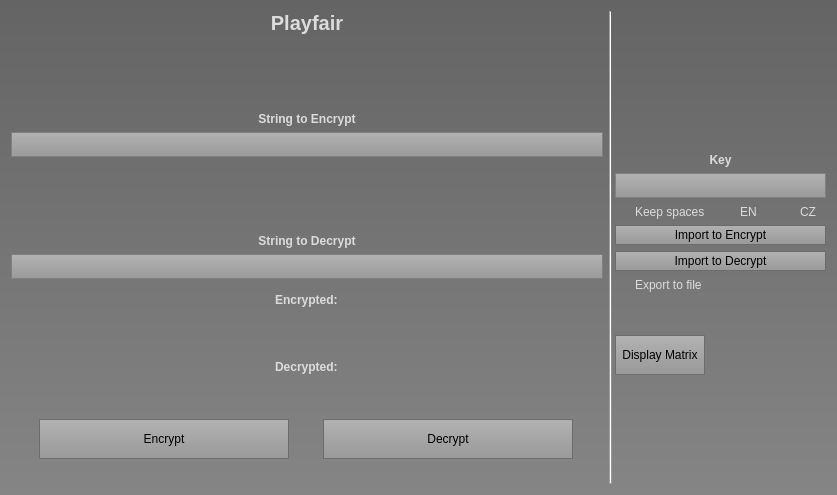
<?xml version="1.0" encoding="UTF-8"?>
<ui version="4.0">
 <class>Form</class>
 <widget class="QWidget" name="Form">
  <property name="geometry">
   <rect>
    <x>0</x>
    <y>0</y>
    <width>837</width>
    <height>495</height>
   </rect>
  </property>
  <property name="windowTitle">
   <string>Form</string>
  </property>
  <property name="styleSheet">
   <string notr="true">background-color: qlineargradient(spread:reflect, x1:0.573682, y1:0, x2:0.574364, y2:1, stop:0 rgba(100, 100, 100, 255), stop:1 rgba(133, 133, 133, 255));
</string>
  </property>
  <layout class="QGridLayout" name="gridLayout">
   <item row="0" column="0" rowspan="2">
    <layout class="QVBoxLayout" name="verticalLayout">
     <item>
      <widget class="QLabel" name="hlavniNadpis">
       <property name="sizePolicy">
        <sizepolicy hsizetype="Preferred" vsizetype="Fixed">
         <horstretch>0</horstretch>
         <verstretch>0</verstretch>
        </sizepolicy>
       </property>
       <property name="font">
        <font>
         <pointsize>15</pointsize>
         <weight>75</weight>
         <bold>true</bold>
        </font>
       </property>
       <property name="styleSheet">
        <string notr="true">color: rgb(220, 220, 220);
border-color: rgb(61, 61, 61);
background-color: transparent;</string>
       </property>
       <property name="text">
        <string>Playfair</string>
       </property>
       <property name="alignment">
        <set>Qt::AlignCenter</set>
       </property>
      </widget>
     </item>
     <item>
      <widget class="QLabel" name="labelHodnotaA">
       <property name="minimumSize">
        <size>
         <width>45</width>
         <height>0</height>
        </size>
       </property>
       <property name="font">
        <font>
         <weight>75</weight>
         <bold>true</bold>
        </font>
       </property>
       <property name="styleSheet">
        <string notr="true">color: rgb(220, 220, 220);
border-color: rgb(61, 61, 61);
background-color: transparent;</string>
       </property>
       <property name="text">
        <string>String to Encrypt</string>
       </property>
       <property name="alignment">
        <set>Qt::AlignBottom|Qt::AlignHCenter</set>
       </property>
      </widget>
     </item>
     <item>
      <widget class="QLineEdit" name="plainText">
       <property name="sizePolicy">
        <sizepolicy hsizetype="Preferred" vsizetype="Fixed">
         <horstretch>0</horstretch>
         <verstretch>0</verstretch>
        </sizepolicy>
       </property>
       <property name="minimumSize">
        <size>
         <width>0</width>
         <height>25</height>
        </size>
       </property>
       <property name="styleSheet">
        <string notr="true">QLineEdit {
  qproperty-alignment: 'AlignVCenter | AlignLeft';
  border: 1px solid gray;
	background-color: qlineargradient(spread:reflect, x1:0.573682, y1:0, x2:0.574364, y2:1, stop:0 rgba(178, 178, 178, 255), stop:1 rgba(153, 153, 153, 255));
}

</string>
       </property>
      </widget>
     </item>
     <item>
      <widget class="QLabel" name="labelHodnotaB">
       <property name="minimumSize">
        <size>
         <width>45</width>
         <height>0</height>
        </size>
       </property>
       <property name="font">
        <font>
         <weight>75</weight>
         <bold>true</bold>
        </font>
       </property>
       <property name="styleSheet">
        <string notr="true">color: rgb(220, 220, 220);
border-color: rgb(61, 61, 61);
background-color: transparent;</string>
       </property>
       <property name="text">
        <string>String to Decrypt</string>
       </property>
       <property name="alignment">
        <set>Qt::AlignBottom|Qt::AlignHCenter</set>
       </property>
      </widget>
     </item>
     <item>
      <widget class="QLineEdit" name="cipherText">
       <property name="sizePolicy">
        <sizepolicy hsizetype="Preferred" vsizetype="Fixed">
         <horstretch>0</horstretch>
         <verstretch>0</verstretch>
        </sizepolicy>
       </property>
       <property name="minimumSize">
        <size>
         <width>0</width>
         <height>25</height>
        </size>
       </property>
       <property name="styleSheet">
        <string notr="true">QLineEdit {
  qproperty-alignment: 'AlignVCenter | AlignLeft';
  border: 1px solid gray;
	background-color: qlineargradient(spread:reflect, x1:0.573682, y1:0, x2:0.574364, y2:1, stop:0 rgba(178, 178, 178, 255), stop:1 rgba(153, 153, 153, 255));
}

</string>
       </property>
      </widget>
     </item>
     <item alignment="Qt::AlignHCenter">
      <widget class="QLabel" name="label">
       <property name="sizePolicy">
        <sizepolicy hsizetype="Maximum" vsizetype="Maximum">
         <horstretch>0</horstretch>
         <verstretch>0</verstretch>
        </sizepolicy>
       </property>
       <property name="minimumSize">
        <size>
         <width>60</width>
         <height>30</height>
        </size>
       </property>
       <property name="font">
        <font>
         <weight>75</weight>
         <bold>true</bold>
        </font>
       </property>
       <property name="styleSheet">
        <string notr="true">color: rgb(220, 220, 220);
border-color: rgb(61, 61, 61);
background-color: transparent;
</string>
       </property>
       <property name="text">
        <string>Encrypted:</string>
       </property>
      </widget>
     </item>
     <item>
      <widget class="QTextEdit" name="cipherTextLine">
       <property name="sizePolicy">
        <sizepolicy hsizetype="Expanding" vsizetype="Preferred">
         <horstretch>0</horstretch>
         <verstretch>0</verstretch>
        </sizepolicy>
       </property>
       <property name="minimumSize">
        <size>
         <width>0</width>
         <height>20</height>
        </size>
       </property>
       <property name="maximumSize">
        <size>
         <width>16777215</width>
         <height>25</height>
        </size>
       </property>
       <property name="font">
        <font>
         <weight>75</weight>
         <bold>true</bold>
        </font>
       </property>
       <property name="styleSheet">
        <string notr="true">qproperty-alignment: 'AlignVCenter | AlignRight';
 /*border: 1px solid gray;*/
/*
background-color: qlineargradient(spread:reflect, x1:0.573682, y1:0, x2:0.574364, y2:1, stop:0 rgba(118, 118, 118, 255), stop:1 rgba(133, 133, 133, 255));

*/
border:transparent;
background-color: transparent;
color: rgb(220, 220, 220);
border-color: rgb(61, 61, 61);</string>
       </property>
      </widget>
     </item>
     <item alignment="Qt::AlignHCenter">
      <widget class="QLabel" name="label_2">
       <property name="sizePolicy">
        <sizepolicy hsizetype="Maximum" vsizetype="Maximum">
         <horstretch>0</horstretch>
         <verstretch>0</verstretch>
        </sizepolicy>
       </property>
       <property name="minimumSize">
        <size>
         <width>60</width>
         <height>30</height>
        </size>
       </property>
       <property name="font">
        <font>
         <weight>75</weight>
         <bold>true</bold>
         <stylestrategy>PreferDefault</stylestrategy>
         <kerning>true</kerning>
        </font>
       </property>
       <property name="autoFillBackground">
        <bool>false</bool>
       </property>
       <property name="styleSheet">
        <string notr="true">color: rgb(220, 220, 220);
border-color: rgb(61, 61, 61);
background-color: transparent;</string>
       </property>
       <property name="frameShape">
        <enum>QFrame::NoFrame</enum>
       </property>
       <property name="frameShadow">
        <enum>QFrame::Plain</enum>
       </property>
       <property name="text">
        <string>Decrypted:</string>
       </property>
      </widget>
     </item>
     <item>
      <widget class="QTextEdit" name="plainTextLine">
       <property name="sizePolicy">
        <sizepolicy hsizetype="Expanding" vsizetype="Preferred">
         <horstretch>0</horstretch>
         <verstretch>0</verstretch>
        </sizepolicy>
       </property>
       <property name="minimumSize">
        <size>
         <width>0</width>
         <height>20</height>
        </size>
       </property>
       <property name="maximumSize">
        <size>
         <width>1000</width>
         <height>25</height>
        </size>
       </property>
       <property name="font">
        <font>
         <weight>75</weight>
         <bold>true</bold>
        </font>
       </property>
       <property name="styleSheet">
        <string notr="true">qproperty-alignment: 'AlignVCenter | AlignRight';
 /*border: 1px solid gray;*/
/*
background-color: qlineargradient(spread:reflect, x1:0.573682, y1:0, x2:0.574364, y2:1, stop:0 rgba(118, 118, 118, 255), stop:1 rgba(133, 133, 133, 255));

*/
border:transparent;
background-color: transparent;
color: rgb(220, 220, 220);
border-color: rgb(61, 61, 61);</string>
       </property>
      </widget>
     </item>
    </layout>
   </item>
   <item row="0" column="1" rowspan="3" colspan="2">
    <widget class="Line" name="line">
     <property name="styleSheet">
      <string notr="true">background-color: qlineargradient(spread:reflect, x1:0.573682, y1:0, x2:0.574364, y2:1, stop:0 rgba(100, 100, 100, 255), stop:1 rgba(153, 153, 153, 255));
</string>
     </property>
     <property name="orientation">
      <enum>Qt::Vertical</enum>
     </property>
    </widget>
   </item>
   <item row="1" column="2">
    <layout class="QVBoxLayout" name="verticalLayout_2">
     <item>
      <widget class="QLabel" name="labelHodnotaC_2">
       <property name="minimumSize">
        <size>
         <width>45</width>
         <height>0</height>
        </size>
       </property>
       <property name="font">
        <font>
         <weight>75</weight>
         <bold>true</bold>
        </font>
       </property>
       <property name="styleSheet">
        <string notr="true">color: rgb(220, 220, 220);
border-color: rgb(61, 61, 61);
background-color: transparent;</string>
       </property>
       <property name="text">
        <string>Key</string>
       </property>
       <property name="alignment">
        <set>Qt::AlignBottom|Qt::AlignHCenter</set>
       </property>
      </widget>
     </item>
     <item>
      <widget class="QLineEdit" name="keyLine">
       <property name="sizePolicy">
        <sizepolicy hsizetype="Preferred" vsizetype="Fixed">
         <horstretch>0</horstretch>
         <verstretch>0</verstretch>
        </sizepolicy>
       </property>
       <property name="minimumSize">
        <size>
         <width>0</width>
         <height>25</height>
        </size>
       </property>
       <property name="styleSheet">
        <string notr="true">QLineEdit {
  qproperty-alignment: 'AlignVCenter | AlignLeft';
  border: 1px solid gray;
	background-color: qlineargradient(spread:reflect, x1:0.573682, y1:0, x2:0.574364, y2:1, stop:0 rgba(178, 178, 178, 255), stop:1 rgba(153, 153, 153, 255));
}

</string>
       </property>
      </widget>
     </item>
     <item>
      <layout class="QHBoxLayout" name="horizontalLayout_7">
       <item>
        <widget class="QCheckBox" name="keepSpaces">
         <property name="styleSheet">
          <string notr="true">background-color: transparent;
color: rgb(220, 220, 220);
border-color: rgb(61, 61, 61);</string>
         </property>
         <property name="text">
          <string>Keep spaces</string>
         </property>
        </widget>
       </item>
       <item alignment="Qt::AlignHCenter">
        <widget class="QRadioButton" name="radioButtonEN">
         <property name="styleSheet">
          <string notr="true">background-color: transparent;
color: rgb(220, 220, 220);
border-color: rgb(61, 61, 61);</string>
         </property>
         <property name="text">
          <string>EN</string>
         </property>
        </widget>
       </item>
       <item alignment="Qt::AlignHCenter">
        <widget class="QRadioButton" name="radioButtonCZ">
         <property name="styleSheet">
          <string notr="true">background-color: transparent;
color: rgb(220, 220, 220);
border-color: rgb(61, 61, 61);</string>
         </property>
         <property name="text">
          <string>CZ</string>
         </property>
        </widget>
       </item>
      </layout>
     </item>
     <item>
      <widget class="QPushButton" name="importEnBtn">
       <property name="sizePolicy">
        <sizepolicy hsizetype="Minimum" vsizetype="Fixed">
         <horstretch>0</horstretch>
         <verstretch>0</verstretch>
        </sizepolicy>
       </property>
       <property name="minimumSize">
        <size>
         <width>0</width>
         <height>20</height>
        </size>
       </property>
       <property name="styleSheet">
        <string notr="true">QPushButton {
  border: 1px solid gray;
	background-color: qlineargradient(spread:reflect, x1:0.573682, y1:0, x2:0.574364, y2:1, stop:0 rgba(178, 178, 178, 255), stop:1 rgba(153, 153, 153, 255));
	
	border-color: rgb(108, 108, 108);
}
QPushButton:pressed{
background-color: rgb(130, 130, 130);
/*background-color: qlineargradient(spread:reflect, x1:0.573682, y1:0, x2:0.574364, y2:1, stop:0 rgba(188, 188, 188, 255), stop:1 rgba(130, 130, 130, 255));*/
}

</string>
       </property>
       <property name="text">
        <string>Import to Encrypt</string>
       </property>
      </widget>
     </item>
     <item>
      <widget class="QPushButton" name="importDeBtn">
       <property name="sizePolicy">
        <sizepolicy hsizetype="Minimum" vsizetype="Fixed">
         <horstretch>0</horstretch>
         <verstretch>0</verstretch>
        </sizepolicy>
       </property>
       <property name="minimumSize">
        <size>
         <width>0</width>
         <height>20</height>
        </size>
       </property>
       <property name="styleSheet">
        <string notr="true">QPushButton {
  border: 1px solid gray;
	background-color: qlineargradient(spread:reflect, x1:0.573682, y1:0, x2:0.574364, y2:1, stop:0 rgba(178, 178, 178, 255), stop:1 rgba(153, 153, 153, 255));
	
	border-color: rgb(108, 108, 108);
}
QPushButton:pressed{
background-color: rgb(130, 130, 130);
/*background-color: qlineargradient(spread:reflect, x1:0.573682, y1:0, x2:0.574364, y2:1, stop:0 rgba(188, 188, 188, 255), stop:1 rgba(130, 130, 130, 255));*/
}

</string>
       </property>
       <property name="text">
        <string>Import to Decrypt</string>
       </property>
      </widget>
     </item>
     <item>
      <widget class="QCheckBox" name="exportToFile">
       <property name="styleSheet">
        <string notr="true">background-color: transparent;
color: rgb(220, 220, 220);
border-color: rgb(61, 61, 61);</string>
       </property>
       <property name="text">
        <string>Export to file</string>
       </property>
      </widget>
     </item>
     <item>
      <layout class="QHBoxLayout" name="horizontalLayout_6">
       <item>
        <widget class="QPushButton" name="buttonShowMatrix">
         <property name="enabled">
          <bool>true</bool>
         </property>
         <property name="minimumSize">
          <size>
           <width>90</width>
           <height>0</height>
          </size>
         </property>
         <property name="maximumSize">
          <size>
           <width>200</width>
           <height>40</height>
          </size>
         </property>
         <property name="styleSheet">
          <string notr="true">QPushButton {
  qproperty-alignment: 'AlignVCenter | AlignRight';
  border: 1px solid gray;
	background-color: qlineargradient(spread:reflect, x1:0.573682, y1:0, x2:0.574364, y2:1, stop:0 rgba(178, 178, 178, 255), stop:1 rgba(153, 153, 153, 255));
	
	border-color: rgb(108, 108, 108);
}
QPushButton:pressed{
background-color: rgb(130, 130, 130);
/*background-color: qlineargradient(spread:reflect, x1:0.573682, y1:0, x2:0.574364, y2:1, stop:0 rgba(188, 188, 188, 255), stop:1 rgba(130, 130, 130, 255));*/
}

</string>
         </property>
         <property name="text">
          <string>Display Matrix</string>
         </property>
        </widget>
       </item>
       <item>
        <widget class="QTextEdit" name="matrixField">
         <property name="enabled">
          <bool>true</bool>
         </property>
         <property name="sizePolicy">
          <sizepolicy hsizetype="Fixed" vsizetype="Fixed">
           <horstretch>50</horstretch>
           <verstretch>50</verstretch>
          </sizepolicy>
         </property>
         <property name="minimumSize">
          <size>
           <width>10</width>
           <height>20</height>
          </size>
         </property>
         <property name="maximumSize">
          <size>
           <width>115</width>
           <height>115</height>
          </size>
         </property>
         <property name="sizeIncrement">
          <size>
           <width>500</width>
           <height>500</height>
          </size>
         </property>
         <property name="baseSize">
          <size>
           <width>500</width>
           <height>500</height>
          </size>
         </property>
         <property name="styleSheet">
          <string notr="true">qproperty-alignment: 'AlignVCenter | AlignRight';
 /*border: 1px solid gray;*/
/*
background-color: qlineargradient(spread:reflect, x1:0.573682, y1:0, x2:0.574364, y2:1, stop:0 rgba(118, 118, 118, 255), stop:1 rgba(133, 133, 133, 255));

*/
border:transparent;
background-color: transparent;
color: rgb(220, 220, 220);
border-color: rgb(61, 61, 61);</string>
         </property>
         <property name="html">
          <string>&lt;!DOCTYPE HTML PUBLIC &quot;-//W3C//DTD HTML 4.0//EN&quot; &quot;http://www.w3.org/TR/REC-html40/strict.dtd&quot;&gt;
&lt;html&gt;&lt;head&gt;&lt;meta name=&quot;qrichtext&quot; content=&quot;1&quot; /&gt;&lt;style type=&quot;text/css&quot;&gt;
p, li { white-space: pre-wrap; }
&lt;/style&gt;&lt;/head&gt;&lt;body style=&quot; font-family:'MS Shell Dlg 2'; font-size:8.25pt; font-weight:400; font-style:normal;&quot;&gt;
&lt;p align=&quot;center&quot; style=&quot;-qt-paragraph-type:empty; margin-top:0px; margin-bottom:0px; margin-left:0px; margin-right:0px; -qt-block-indent:0; text-indent:0px;&quot;&gt;&lt;br /&gt;&lt;/p&gt;&lt;/body&gt;&lt;/html&gt;</string>
         </property>
        </widget>
       </item>
      </layout>
     </item>
    </layout>
   </item>
   <item row="2" column="0">
    <layout class="QHBoxLayout" name="horizontalLayout_5">
     <property name="bottomMargin">
      <number>25</number>
     </property>
     <item>
      <widget class="QPushButton" name="encryptBtn">
       <property name="enabled">
        <bool>true</bool>
       </property>
       <property name="sizePolicy">
        <sizepolicy hsizetype="Maximum" vsizetype="Maximum">
         <horstretch>0</horstretch>
         <verstretch>0</verstretch>
        </sizepolicy>
       </property>
       <property name="minimumSize">
        <size>
         <width>50</width>
         <height>40</height>
        </size>
       </property>
       <property name="maximumSize">
        <size>
         <width>250</width>
         <height>40</height>
        </size>
       </property>
       <property name="focusPolicy">
        <enum>Qt::StrongFocus</enum>
       </property>
       <property name="styleSheet">
        <string notr="true">QPushButton {
  qproperty-alignment: 'AlignVCenter | AlignRight';
  border: 1px solid gray;
	background-color: qlineargradient(spread:reflect, x1:0.573682, y1:0, x2:0.574364, y2:1, stop:0 rgba(178, 178, 178, 255), stop:1 rgba(153, 153, 153, 255));
	
	border-color: rgb(108, 108, 108);
}
QPushButton:pressed{
background-color: rgb(130, 130, 130);
/*background-color: qlineargradient(spread:reflect, x1:0.573682, y1:0, x2:0.574364, y2:1, stop:0 rgba(188, 188, 188, 255), stop:1 rgba(130, 130, 130, 255));*/
}

</string>
       </property>
       <property name="text">
        <string>Encrypt</string>
       </property>
      </widget>
     </item>
     <item>
      <widget class="QPushButton" name="decryptBtn">
       <property name="enabled">
        <bool>true</bool>
       </property>
       <property name="sizePolicy">
        <sizepolicy hsizetype="Maximum" vsizetype="Maximum">
         <horstretch>0</horstretch>
         <verstretch>0</verstretch>
        </sizepolicy>
       </property>
       <property name="minimumSize">
        <size>
         <width>50</width>
         <height>40</height>
        </size>
       </property>
       <property name="maximumSize">
        <size>
         <width>250</width>
         <height>40</height>
        </size>
       </property>
       <property name="styleSheet">
        <string notr="true">QPushButton {
  qproperty-alignment: 'AlignVCenter | AlignRight';
  border: 1px solid gray;
	background-color: qlineargradient(spread:reflect, x1:0.573682, y1:0, x2:0.574364, y2:1, stop:0 rgba(178, 178, 178, 255), stop:1 rgba(153, 153, 153, 255));
	
	border-color: rgb(108, 108, 108);
}
QPushButton:pressed{
background-color: rgb(130, 130, 130);
/*background-color: qlineargradient(spread:reflect, x1:0.573682, y1:0, x2:0.574364, y2:1, stop:0 rgba(188, 188, 188, 255), stop:1 rgba(130, 130, 130, 255));*/
}

</string>
       </property>
       <property name="text">
        <string>Decrypt</string>
       </property>
      </widget>
     </item>
    </layout>
   </item>
  </layout>
 </widget>
 <resources/>
 <connections/>
</ui>
